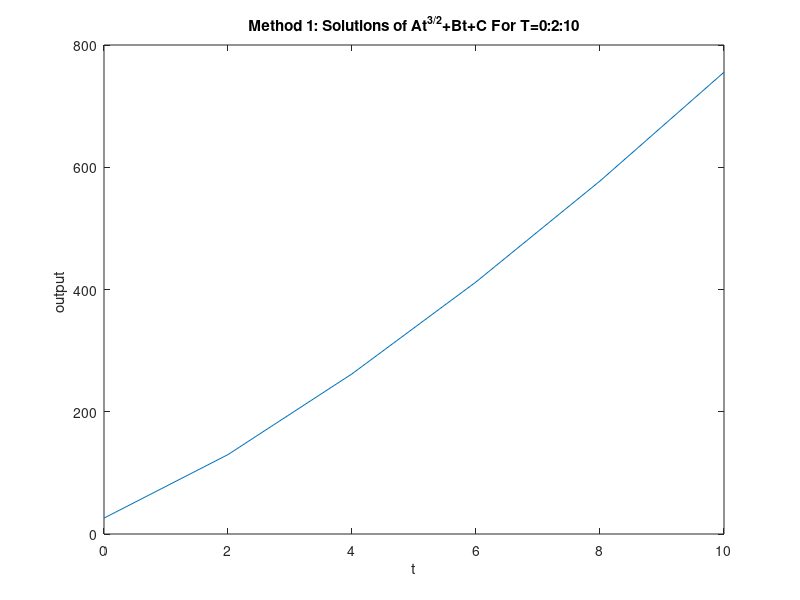
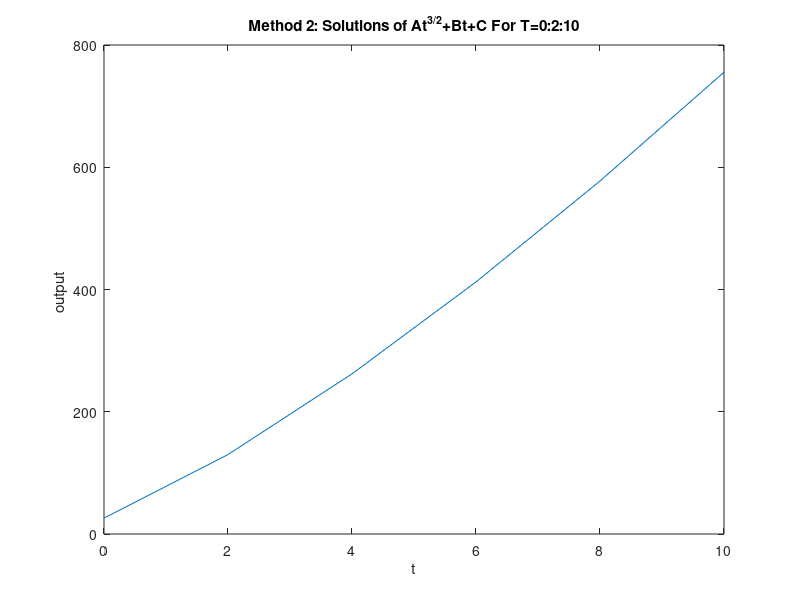

Write MATLAB code to recreate these figures, in order.
% Plotting Function
% plots a function 
close all; clear; clc;
t = [0:2:10] 
prompt = { ' Enter constant A: ',' Enter constant B: ' , ' Enter constant C:'};
dlg_title = 'Input numbers please, or accept the defaults provided for you '; % dialog title 
num_lines = 1; % lines for each input slot
default_input = { '12' , '35', '26' }; 
answer = inputdlg( prompt , dlg_title , num_lines , default_input );
A = str2num( answer{ 1 } ) % convert string to a number
B = str2num( answer{ 2 } ) 
C = str2num( answer{ 3 } ) 

% Method 1 
disp("--------------Method 1")
y = A.*t.^(3/2)+B.*t+C

plot(t,y)
title('Method 1: Solutions of At^{3/2}+Bt+C For T=0:2:10')
xlabel( 't' );
ylabel( 'output ' );

% Method 2 
% initialize with empty zero array
arr = zeros(1,5);
% run for loop and evaluate for each val
disp("--------------Method 2") 
for idx=1:length(t)
    num=t(idx);
	result = (A*num^(3/2)) + (B*num) + C;
    arr(idx) = result; 
end
arr

figure
plot(t,arr)
title('Method 2: Solutions of At^{3/2}+Bt+C For T=0:2:10')
xlabel( 't' );
ylabel( 'output ' );